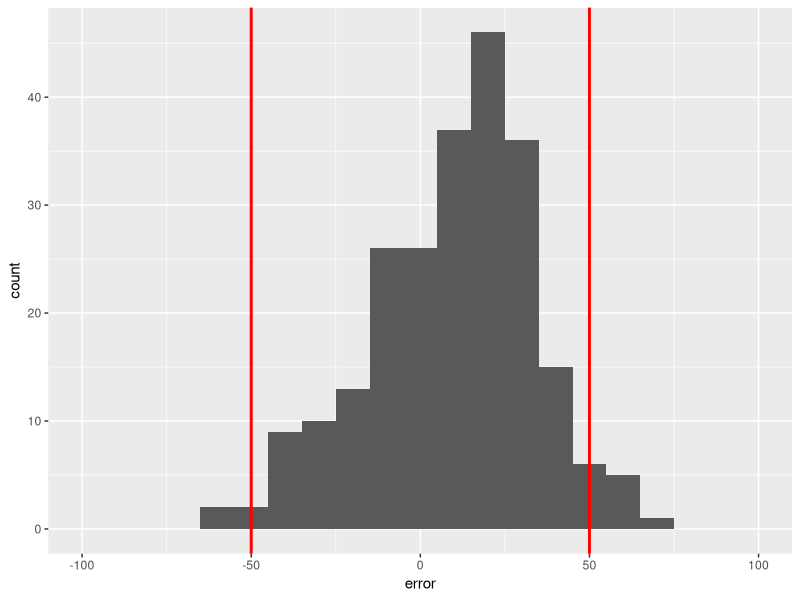
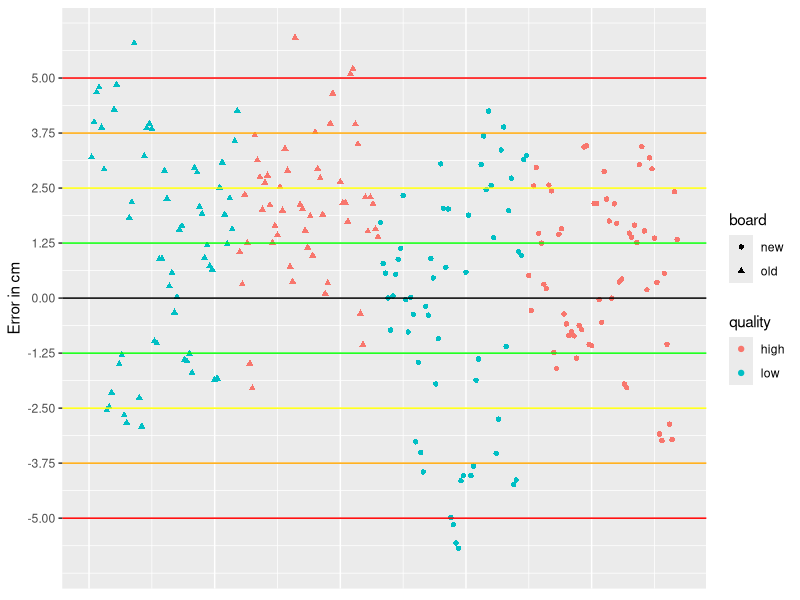

Source code (R) for these figures, in order:
# Load packages
library(dplyr)
library(ggplot2)

# Read data
old_low  = read.csv("01_old_low.csv")
old_high = read.csv("02_old_high.csv")
new_low  = read.csv("03_new_low.csv")
new_high = read.csv("04_new_high_control.csv")
new_high_coords = read.csv("transform_by_coords.csv") # Result of transformation via manual reference square coordinates

### Add ID column
old_low$board    = "old"
old_low$quality  = "low"
old_high$board   = "old"
old_high$quality = "high"
new_low$board    = "new"
new_low$quality  = "low" 
new_high$board   = "new"
new_high$quality = "high"

### Evaluate combined method
res_na = rbind(old_low, old_high, new_low, new_high)

# Evaluate seperate test groups
# 01 Old_low
#res_na = old_low

# 02 Old_high
#res_na = old_high

# 03 New_low
#res_na = new_low

# 04 New_high
#res_na = new_high

# 04 New_high with manual coordinates
#res_na = new_high_coords

# Remove index columns
res_na = res_na[-1]

# Remove NA rows
res = res_na[!is.na(res_na$X),]

# Create mes. error column, 1 cm = 10 pixel
res$error = (950 - res$Y)

# The highest negative error (shortening)
min_error = min(res$error)

# The highest positive error (lengthening)
max_error = max(res$error)

# The mean meas. error
mean_error = mean(res$error)

# Visualize meas. errors on a histogram. Red lines indicate +/- 5 cm threshold.
ggplot(res, aes(x = error)) +
  geom_histogram(binwidth = 10) +
  xlim(-100, 100) +
  geom_vline(aes(xintercept = -50), color = "red",size = 1) +
  geom_vline(aes(xintercept = 50), color = "red",size = 1)

# Visaluzie meas. error on a scatter plot
p = ggplot(res, aes(x = 1:234, y=error/10, color = quality, shape = board)) +
  geom_point() +
  ylim(-6, 6)  +
  scale_y_continuous(limits = c(-6, 6), breaks = seq(-5, 5, by = 1.25)) +
  ylab("Error in cm") +
  geom_hline(aes(yintercept = -5), color = "red", size = 0.5) +
  geom_hline(aes(yintercept = 5), color = "red", size = 0.5) +
  geom_hline(aes(yintercept = -3.75), color = "orange", size = 0.5) +
  geom_hline(aes(yintercept = 3.75), color = "orange", size = 0.5) +
  geom_hline(aes(yintercept = -2.5), color = "yellow", size = 0.5) +
  geom_hline(aes(yintercept = 2.5), color = "yellow", size = 0.5) +
  geom_hline(aes(yintercept = -1.25), color = "green", size = 0.5) +
  geom_hline(aes(yintercept = 1.25), color = "green", size = 0.5) +
  geom_hline(aes(yintercept = 0), color = "black", size = 0.5) +
  theme(axis.title.x=element_blank(),
       axis.text.x=element_blank(),
       axis.ticks.x=element_blank())
p
#ggsave("SFIG1.PNG", plot = p, units = "mm", )

### Creating "Zones"
# Abs. meas. error < 1.25 cm
zone_1 = nrow(res[abs(res$error) < 12.5,]) / nrow(res_na) 

# 1.25 cm <= Abs. meas. error < 2.5 cm
zone_2 = nrow(res[12.5 <= abs(res$error) & abs(res$error) < 25,]) / nrow(res_na) 

# 2.5 cm <= Abs. meas. error < 3.75 cm
zone_3 = nrow(res[25 <= abs(res$error) & abs(res$error) < 37.5,]) / nrow(res_na) 

# 3.75 cm <= Abs. meas. error < 5 cm
zone_4 = nrow(res[37.5 <= abs(res$error) & abs(res$error) < 50,]) / nrow(res_na) 

# Abs. meas. error > 5 cm
zone_5 = nrow(res[abs(res$error) >= 50,]) / nrow(res_na) 

# NA zone:
na_zone = 1 - (zone_1 + zone_2 + zone_3 + zone_4 + zone_5)

### Statistical analysis
## The effect of board renowation
# Data preparation
old_table_res = rbind(old_low, old_high)
old_table_res$table = "old"
  
new_table_res = rbind(new_low, new_high)
new_table_res$table = "new"

combined_table_res = rbind(old_table_res, new_table_res)
combined_table_res = combined_table_res[-1]
combined_table_res = combined_table_res[!is.na(combined_table_res$X),]
combined_table_res$error = (950 - combined_table_res$Y)

# Check for normal dist.
shapiro.test(combined_table_res$error[combined_table_res$table == "old"])
#hist(combined_table_res$error[combined_table_res$table == "old"])
# p < 0.05 non normal dist.
shapiro.test(combined_table_res$error[combined_table_res$table == "new"])
# p < 0.05 non normal dist. --> Wilcoxon-test

# Two-sample Wilcoxon-test
wilcox.test(combined_table_res$error[combined_table_res$table == "old"], combined_table_res$error[combined_table_res$table == "new"])
# p < 0.05 a significant difference between old and new board meas. errors

## Effect of image resolution combined
# Data preparation
low_resolution_res = rbind(old_low, new_low)
low_resolution_res$resolution = "low"

high_resolution_res = rbind(old_high, new_high)
high_resolution_res$resolution = "high"

combined_resolution_res = rbind(low_resolution_res, high_resolution_res)
combined_resolution_res = combined_resolution_res[-1]
combined_resolution_res = combined_resolution_res[!is.na(combined_resolution_res$X),]
combined_resolution_res$error = (950 - combined_resolution_res$Y)

# Check for normal dist.
shapiro.test(combined_resolution_res$error[combined_resolution_res$resolution == "low"])
# p > 0.05 normal dist.
shapiro.test(combined_resolution_res$error[combined_resolution_res$resolution == "high"])
# p > 0.05 normal dist. --> Two-sample t-test

# Variancie analysis
var.test(combined_resolution_res$error[combined_resolution_res$resolution == "low"], combined_resolution_res$error[combined_resolution_res$resolution == "high"])
# p < 0.05 variances differ --> Welch's t-test
t.test(combined_resolution_res$error[combined_resolution_res$resolution == "low"], combined_resolution_res$error[combined_resolution_res$resolution == "high"], var.equal = FALSE)
# p < 0.05 a significant difference between low and high resolution meas. errors